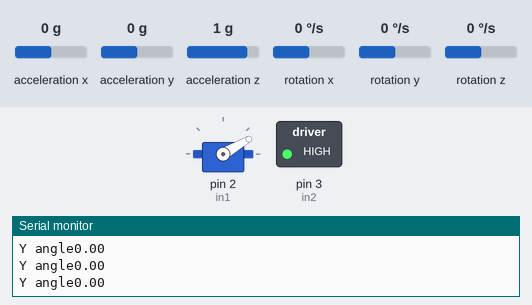
This sketch was run on a simulated Arduino Uno, built with avr-gcc and run on an emulated ATmega328P. Shown: servo, switched loads named in the sketch (green lamp = pin HIGH), the last lines printed to the serial monitor. The inputs (shaded band) are chosen by the test bench; at power-on: acceleration x 0 g, acceleration y 0 g, acceleration z 1 g, rotation x 0 °/s, rotation y 0 °/s, rotation z 0 °/s.

Above: at 3.2 s.
3.3 s: acceleration x set to -1.4 g
At 3.9 s:
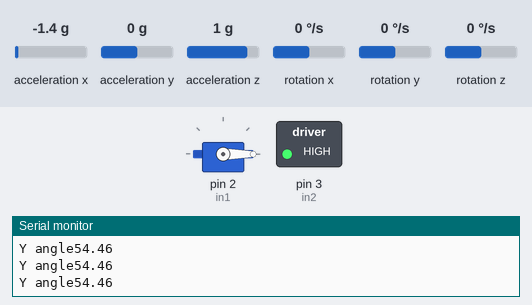
4.8 s: acceleration x set to 0.8 g
At 5.1 s:
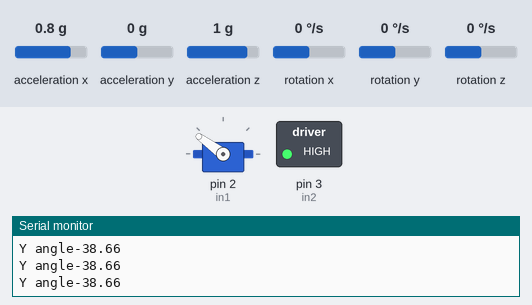
6.3 s: acceleration y set to -1.4 g
At 7.4 s:
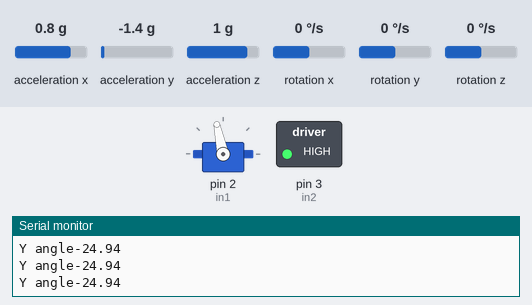
7.8 s: acceleration z set to -1.4 g
At 8.4 s:
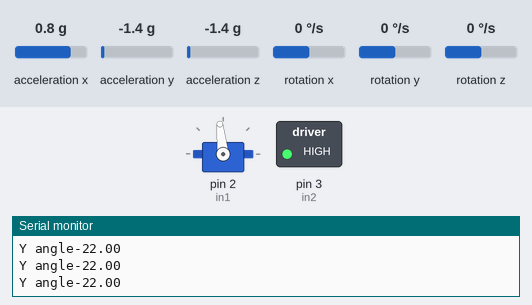
9.3 s: acceleration x set to 1.4 g
At 10.5 s:
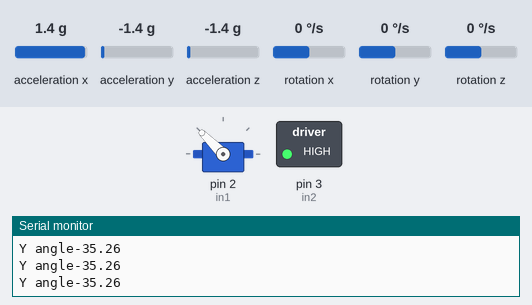
10.8 s: acceleration y set to 0 g
At 11.1 s:
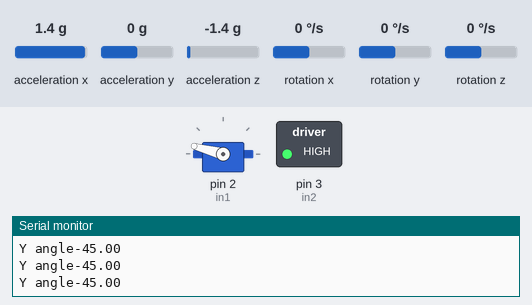
Timing chart, 0 to 13.3 s (numbered marks = the images above; inputs shaded):
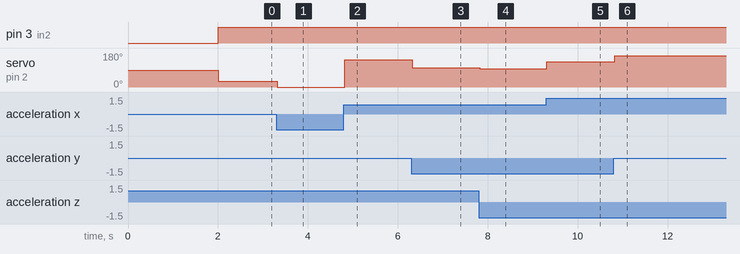

The sketch:

Monel_Project.ino
```cpp
#include <Servo.h>

#include "Wire.h"
#include <MPU6050_light.h>

MPU6050 mpu(Wire);
unsigned long timer = 0;

//5v pin to vcc
//GND pin to GND
//SDA pin to A4
//SCL pin to A5

Servo myservo;
int val;

//GYRO Motor
int in1 = 2;
int in2 = 3;

void setup() {
  Serial.begin(9600);
  Wire.begin();

  myservo.attach(2); // pin 2

  byte status = mpu.begin();
  Serial.print(F("MPU6050 status: "));
  Serial.println(status);
  while(status!=0){ } // stop everything if could not connect to MPU6050

  Serial.println(F("Calculating offsets, do not move MPU6050"));
  delay(1000);
  // mpu.upsideDownMounting = true; // uncomment this line if the MPU6050 is mounted upside-down
  mpu.calcOffsets(); // gyro and accelero
  Serial.println("Done!\n");

  //GYRO Motor
  pinMode(in1, OUTPUT);
  pinMode(in2, OUTPUT);
}


float filteredData = 0;

void loop() {

  mpu.update();
  float y = mpu.getAngleY();
//  filterGyroData(y,0.5);
  if((millis()-timer)>10){ // print data every 10ms
//Serial.print("X : ");
//Serial.print(mpu.getAngleX());
//Serial.print("\t Y : ");
//Serial.print(mpu.getAngleY());
//Serial.print("\t Z : ");
//Serial.println(mpu.getAngleZ());
timer = millis();

  Serial.print("Y angle");
  Serial.println(y);
  y = map(y, 10, -10, 0, 60);     // scale it for use with the servo (value between 0 and 180)
//  Serial.println(y);
  myservo.write(y);                  // sets the servo position according to the scaled value
  gyromotor();
  }
}

void gyromotor(){

  digitalWrite(in1, LOW);
  digitalWrite(in2, HIGH);
  //delay(1000);
}

//float filterGyroData(float Yangle ,float weight){
//  filteredData = ((1.0 - weight) * filteredData) + (weight * y);
//}
```

Measured:
- after the input at 3.3 s, servo on pin 2 (in1): 30° → 0° at once
- after the input at 4.8 s, servo on pin 2 (in1): 0° → 144° at once
- after the input at 6.3 s, servo on pin 2 (in1): 144° → 102° at once
- after the input at 7.8 s, servo on pin 2 (in1): 102° → 96° at once
- after the input at 9.3 s, servo on pin 2 (in1): 96° → 135° at once
- after the input at 10.8 s, servo on pin 2 (in1): 135° → 165° at once
